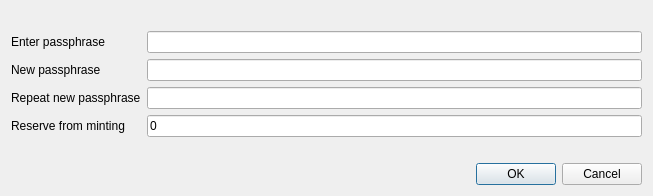
<?xml version="1.0" encoding="UTF-8"?>
<ui version="4.0">
 <class>AskPassphraseDialog</class>
 <widget class="QDialog" name="AskPassphraseDialog">
  <property name="geometry">
   <rect>
    <x>0</x>
    <y>0</y>
    <width>653</width>
    <height>192</height>
   </rect>
  </property>
  <property name="sizePolicy">
   <sizepolicy hsizetype="Preferred" vsizetype="Minimum">
    <horstretch>0</horstretch>
    <verstretch>0</verstretch>
   </sizepolicy>
  </property>
  <property name="minimumSize">
   <size>
    <width>550</width>
    <height>0</height>
   </size>
  </property>
  <property name="windowTitle">
   <string>Dialog</string>
  </property>
  <layout class="QFormLayout" name="formLayout">
   <property name="fieldGrowthPolicy">
    <enum>QFormLayout::AllNonFixedFieldsGrow</enum>
   </property>
   <item row="0" column="0">
    <widget class="QLabel" name="warningLabel">
     <property name="textFormat">
      <enum>Qt::RichText</enum>
     </property>
     <property name="wordWrap">
      <bool>true</bool>
     </property>
    </widget>
   </item>
   <item row="1" column="0">
    <widget class="QLabel" name="passLabel1">
     <property name="text">
      <string>Enter passphrase</string>
     </property>
    </widget>
   </item>
   <item row="1" column="1">
    <widget class="QLineEdit" name="passEdit1">
     <property name="toolTip">
      <string>&lt;html&gt;&lt;head/&gt;&lt;body&gt;&lt;p&gt;The longerthe password, the more secure. Do &lt;span style=&quot; font-weight:600;&quot;&gt;not&lt;/span&gt; lose this adress. It &lt;span style=&quot; font-weight:600;&quot;&gt;cannot&lt;/span&gt; be recovered. &lt;/p&gt;&lt;/body&gt;&lt;/html&gt;</string>
     </property>
     <property name="text">
      <string/>
     </property>
     <property name="echoMode">
      <enum>QLineEdit::Password</enum>
     </property>
    </widget>
   </item>
   <item row="2" column="0">
    <widget class="QLabel" name="passLabel2">
     <property name="text">
      <string>New passphrase</string>
     </property>
    </widget>
   </item>
   <item row="2" column="1">
    <widget class="QLineEdit" name="passEdit2">
     <property name="toolTip">
      <string>&lt;html&gt;&lt;head/&gt;&lt;body&gt;&lt;p&gt;The longerthe password, the more secure. Do &lt;span style=&quot; font-weight:600;&quot;&gt;not&lt;/span&gt; lose this adress. It &lt;span style=&quot; font-weight:600;&quot;&gt;cannot&lt;/span&gt; be recovered. &lt;/p&gt;&lt;/body&gt;&lt;/html&gt;</string>
     </property>
     <property name="echoMode">
      <enum>QLineEdit::Password</enum>
     </property>
    </widget>
   </item>
   <item row="3" column="0">
    <widget class="QLabel" name="passLabel3">
     <property name="text">
      <string>Repeat new passphrase</string>
     </property>
    </widget>
   </item>
   <item row="3" column="1">
    <widget class="QLineEdit" name="passEdit3">
     <property name="toolTip">
      <string>&lt;html&gt;&lt;head/&gt;&lt;body&gt;&lt;p&gt;The longerthe password, the more secure. Do &lt;span style=&quot; font-weight:600;&quot;&gt;not&lt;/span&gt; lose this adress. It &lt;span style=&quot; font-weight:600;&quot;&gt;cannot&lt;/span&gt; be recovered. &lt;/p&gt;&lt;/body&gt;&lt;/html&gt;</string>
     </property>
     <property name="echoMode">
      <enum>QLineEdit::Password</enum>
     </property>
    </widget>
   </item>
   <item row="4" column="0">
    <widget class="QLabel" name="qtReserveLabel4">
     <property name="text">
      <string>Reserve from minting</string>
     </property>
    </widget>
   </item>
   <item row="4" column="1">
    <widget class="QLineEdit" name="qtReserveEdit4">
     <property name="toolTip">
      <string>&lt;html&gt;&lt;head/&gt;&lt;body&gt;&lt;p&gt;When you successfully mint new coins, the original coins put up to demonstrate stake are rolled into a fresh transaction with the stake payment and sent to your wallet.  That fresh transaction must mature for 520 blocks before the coins from it can be spent.  Reserve some of your current balance here that wont be put up to demonstrate stake&lt;/p&gt;&lt;/body&gt;&lt;/html&gt;</string>
     </property>
     <property name="inputMethodHints">
      <set>Qt::ImhDigitsOnly</set>
     </property>
     <property name="text">
      <string>0</string>
     </property>
     <property name="echoMode">
      <enum>QLineEdit::Normal</enum>
     </property>
    </widget>
   </item>
   <item row="5" column="1">
    <widget class="QLabel" name="capsLabel">
     <property name="styleSheet">
      <string notr="true">#capsLabel {
	font: bold;
}</string>
     </property>
     <property name="text">
      <string/>
     </property>
     <property name="alignment">
      <set>Qt::AlignCenter</set>
     </property>
    </widget>
   </item>
   <item row="6" column="0" colspan="2">
    <widget class="QDialogButtonBox" name="buttonBox">
     <property name="orientation">
      <enum>Qt::Horizontal</enum>
     </property>
     <property name="standardButtons">
      <set>QDialogButtonBox::Cancel|QDialogButtonBox::Ok</set>
     </property>
    </widget>
   </item>
  </layout>
 </widget>
 <resources/>
 <connections>
  <connection>
   <sender>buttonBox</sender>
   <signal>accepted()</signal>
   <receiver>AskPassphraseDialog</receiver>
   <slot>accept()</slot>
   <hints>
    <hint type="sourcelabel">
     <x>248</x>
     <y>254</y>
    </hint>
    <hint type="destinationlabel">
     <x>157</x>
     <y>274</y>
    </hint>
   </hints>
  </connection>
  <connection>
   <sender>buttonBox</sender>
   <signal>rejected()</signal>
   <receiver>AskPassphraseDialog</receiver>
   <slot>reject()</slot>
   <hints>
    <hint type="sourcelabel">
     <x>316</x>
     <y>260</y>
    </hint>
    <hint type="destinationlabel">
     <x>286</x>
     <y>274</y>
    </hint>
   </hints>
  </connection>
 </connections>
</ui>
